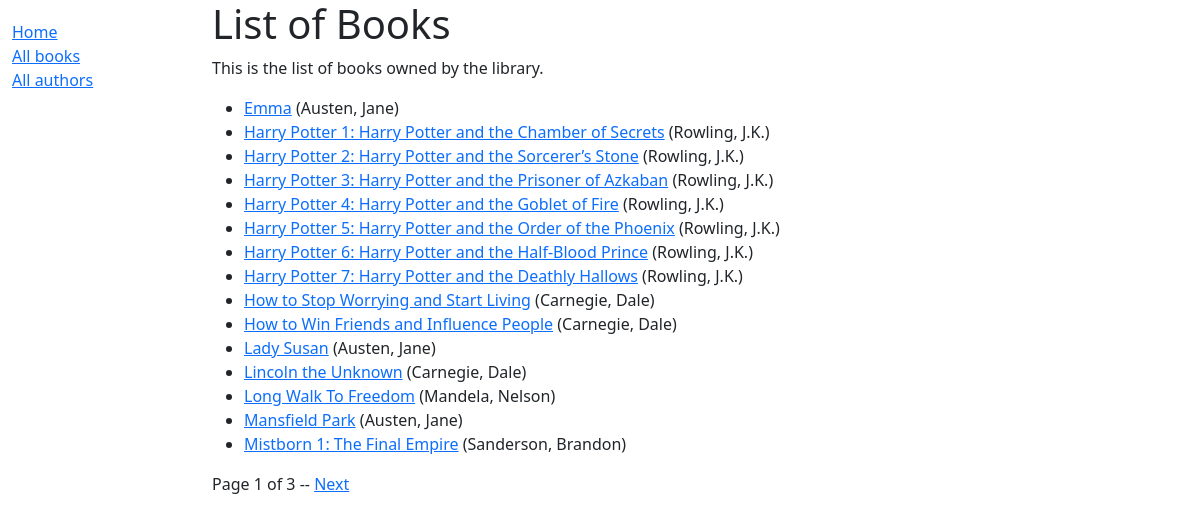
/catalog/books/, run on the app's committed database.
### catalog/models.py (models this page shows, shortened)
class Book(models.Model):
    title = models.CharField(max_length=200)
    author = models.ForeignKey('Author', on_delete=models.RESTRICT, null=True)
    summary = models.TextField(
        max_length=1000,
        help_text="Enter a brief description of the book",
    )
    isbn = models.CharField(
        'ISBN',
        max_length=13,
        unique=True,
        help_text='13 Character <a href="https://www.isbn-international.org/'
                  'content/what-isbn">ISBN number</a>',
    )
    genre = models.ManyToManyField(
        Genre,
        help_text="Select a genre for this book",
    )   # each genre can have many books and a book can have multiple genres
    def display_genre(self):
        """Create a string for the Genre. Required to display in Admin."""
        return '; '.join(genre.name for genre in self.genre.all()[:3])
    display_genre.short_description = 'Genre'
    language = models.ForeignKey(
        Language, on_delete=models.SET_NULL, null=True
    )
    def get_absolute_url(self):
        return reverse('catalog:book-detail', args=[str(self.id)])
    class Meta:
        ordering = ['title', 'author']

class Author(models.Model):
    first_name = models.CharField(max_length=100)
    last_name = models.CharField(max_length=100)
    date_of_birth = models.DateField(null=True, blank=True)
    date_of_death = models.DateField('Died', null=True, blank=True)
    class Meta:
        ordering = ['last_name', 'first_name']
    def __str__(self) -> str:
        return f'{self.last_name}, {self.first_name}'

### catalog/views.py (the view)
# urls.py: path('books/', views.BookListView.as_view(), name='books'),
class BookListView(generic.ListView):
    model = Book
    paginate_by = 15
    def get_context_data(self, **kwargs: Any) -> dict[str, Any]:
        context = super().get_context_data(**kwargs)
        context['some_data'] = 'Some other data'
        return context

### catalog/templates/catalog/book_list.html (shortened to what this page needs)
{% extends 'base_generic.html' %}
{% block content %}
    <h1>List of Books</h1>
    <p>
        This is the list of books owned by the library.
    </p>
    {% if object_list %}
        <ul>
            {% for book in object_list %}
                <li>
                    <a href="{{ book.get_absolute_url }}">{{ book.title }}</a>
                    ({{ book.author }})
                </li>
            {% endfor %}
        </ul>
    {% else %}
        <p>There are not books in the library.</p>
    {% endif %}
{% endblock %}

### data on the page
Book: title "Emma", author "Austen, Jane"
Book: title "Harry Potter 1: Harry Potter and the Chamber of Secrets", author "Rowling, J.K."
Book: title "Harry Potter 2: Harry Potter and the Sorcerer’s Stone", author "Rowling, J.K."
Book: title "Harry Potter 3: Harry Potter and the Prisoner of Azkaban", author "Rowling, J.K."
Book: title "Harry Potter 4: Harry Potter and the Goblet of Fire", author "Rowling, J.K."
Book: title "Harry Potter 5: Harry Potter and the Order of the Phoenix", author "Rowling, J.K."
Book: title "Harry Potter 6: Harry Potter and the Half-Blood Prince", author "Rowling, J.K."
Book: title "Harry Potter 7: Harry Potter and the Deathly Hallows", author "Rowling, J.K."
Book: title "How to Stop Worrying and Start Living", author "Carnegie, Dale"
Book: title "How to Win Friends and Influence People", author "Carnegie, Dale"
Book: title "Lady Susan", author "Austen, Jane"
Book: title "Lincoln the Unknown", author "Carnegie, Dale"
Book: title "Long Walk To Freedom", author "Mandela, Nelson"
Book: title "Mansfield Park", author "Austen, Jane"
Book: title "Mistborn 1: The Final Empire", author "Sanderson, Brandon"

### other printed values
{{ page_obj.number }} "1"
{{ page_obj.paginator.num_pages }} "3"
